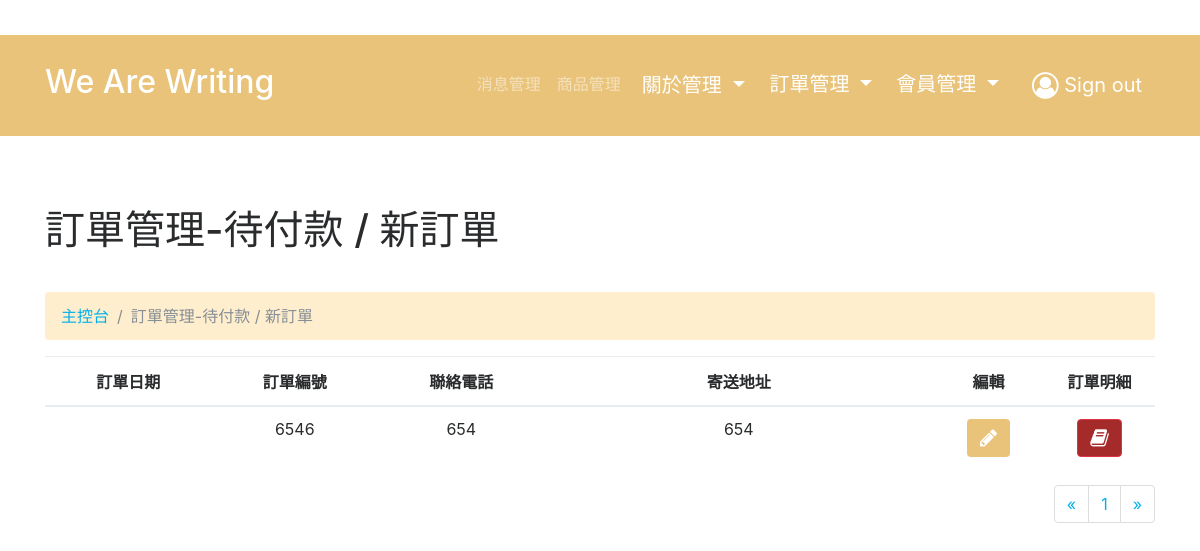
The app's page /admin/order/list.php?status=0 (signed in) with its own data.
### tables this page shows
CREATE TABLE `customer_order` (
  `orderID` int(11) NOT NULL,
  `memberID` int(11) DEFAULT NULL,
  `orderNO` varchar(255) DEFAULT NULL,
  `orderDate` varchar(255) DEFAULT NULL,
  `totalPrice` int(11) DEFAULT NULL,
  `shipping` int(11) DEFAULT NULL,
  `name` varchar(255) DEFAULT NULL,
  `phone` varchar(255) DEFAULT NULL,
  `email` varchar(255) DEFAULT NULL,
  `address` varchar(255) DEFAULT NULL,
  `createdDate` varchar(255) DEFAULT NULL,
  `updatedDate` varchar(255) DEFAULT NULL,
  `status` int(11) DEFAULT '0',
  `author` varchar(255) DEFAULT NULL
);

### admin/order/list.php (the view, shortened to what this page needs)
<?php
require_once('../../asset/connection/database.php');
$limit = 5;
if (isset($_GET["page"])) { $page_num  = $_GET["page"]; } else { $page_num=1; };
$start_from = ($page_num-1) * $limit;
$sql = "SELECT * FROM customer_order WHERE status =".$_GET['status']." ORDER BY createdDate DESC LIMIT ".$start_from.",".$limit;
$sth = $db->query($sql);
$order = $sth->fetchALL(PDO::FETCH_ASSOC);
$totalRows = count($order);
 ?>
<html>
<head>
<?php require_once('../template/header.php'); ?>
</head>
<body>
<?php require_once('../template/nav.php'); ?>
    <div class="py-5">
    <div class="container">
      <div class="row">
        <div class="col-md-12">
          <?php
          switch ($_GET['status']) {
            case 0:
              $status = "待付款 / 新訂單";
              break;
          } ?>
          <h1 class="display-5 my-4" contenteditable="true">訂單管理-<?php echo $status; ?></h1>
        </div>
      </div>
      <div class="row">
        <div class="col-md-12">
          <ul class="breadcrumb my-3" style="margin-bottom:0px;margin-top:0px">
            <li class="breadcrumb-item"><a href="list.php">主控台</a></li>
            <li class="breadcrumb-item active">訂單管理-<?php echo $status; ?></li>
          </ul>
		</div>
	  </div>
	  <div class="row">
        <div class="col-md-12">
          <table class="table">
            <thead>
              <tr class="text-center">
                <th>訂單日期</th>
                <th>訂單編號</th>
                <th>聯絡電話</th>
                <th width=35% >寄送地址</th>
                <th width=10% >編輯</th>
                <th width=10% >訂單明細</th>
              </tr>
            </thead>
            <tbody>
            <?php foreach ($order as $row ) { ?>
              <tr class="text-center">
                <td><?php echo $row['createdDate']; ?></td>
                <td><?php echo $row['orderNO']; ?></td>
                <td><?php echo $row['phone']; ?></td>
				        <td><?php echo $row['address']; ?></td>
                <td><a href="edit.php?orderID=<?php echo $row['orderID']; ?>" class="btn btn-warning" role="button"><i class="fa fa-pencil" aria-hidden="true"></i></a></td>
                <td><a href="../order_details/list.php?orderID=<?php echo $row['orderID']; ?>&status=<?php echo $_GET['status']; ?>&page=<?php echo $page_num; ?>" class="btn btn-danger" role="button"><i class="fa fa-book" aria-hidden="true"></i></a></td>
              </tr>
            <?php } ?>
            </tbody>
          </table>
        </div>
      </div>
      <div class="row">
        <div class="col-md-12">
          <?php
          if($totalRows > 0){
          ?>
          <ul class="pagination float-right">
            <?php include_once("../template/page_num.php"); ?>
          </ul>
        <?php } ?>
        </div>
      </div>
  </div>
</body>
</html>

### admin/css/style.css (style rules this page uses)
.btn-warning { background: rgb(233, 195, 121) !important; font-size: 20px ; color: #FFF !important; }
.btn-danger { font-size: 20px ; background: brown !important; }
.breadcrumb { background: rgb(255, 238, 205) !important; }

### records on screen
customer_order: orderNO "6546", phone "654", address "654"

### other values on screen
$status "待付款 / 新訂單"
